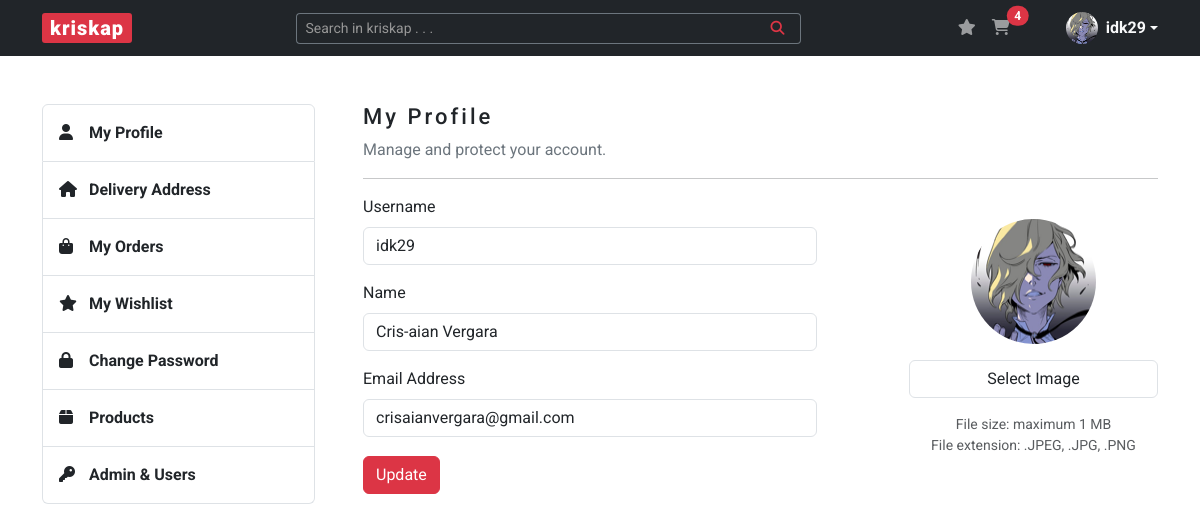
/account (signed in), run on the app's committed database.
### kriskap/models.py (models this page shows, shortened)
class User(db.Model, UserMixin):
    __tablename__ = "users"
    id = db.Column(db.Integer, primary_key=True)
    user_type = db.Column(db.String(20), nullable=False)
    username = db.Column(db.String(20), unique=True, nullable=False)
    name = db.Column(db.String(100), nullable=False)
    email = db.Column(db.String(100), unique=True, nullable=False)
    image_file = db.Column(db.String(250), nullable=False, default="default.png")
    password = db.Column(db.String(100), nullable=False)
    carts = relationship("Cart", back_populates="buyer")
    wishlists = relationship("Wishlist", back_populates="wisher")
    addresses = relationship("Address", back_populates="buyer")
    orders = relationship("Order", back_populates="buyer")

### kriskap/users/routes.py (the view)
@users.route("/account", methods=["GET", "POST"])
@login_required
def account():
    form = UpdateAccountForm()
    if form.validate_on_submit():
        if form.image_f.data:
            image_f = save_profile_picture(form.image_f.data)
            current_user.image_file = image_f
        current_user.username = form.username.data
        current_user.name = form.name.data
        current_user.email = form.email.data
        db.session.commit()
        flash("Your account has been updated!", "success")
        return redirect(url_for("users.account"))
    elif request.method == "GET":
        form.username.data = current_user.username
        form.name.data = current_user.name
        form.email.data = current_user.email
    image_file = url_for(
        "static", filename="img/profile_pics/" + current_user.image_file
    )
    return render_template(
        "account.html", title="Account", image_file=image_file, form=form
    )

### kriskap/users/forms.py (shortened to what this page needs)
class UpdateAccountForm(FlaskForm):
    username = StringField(
        "Username", validators=[DataRequired(), Length(min=5, max=20)]
    )
    name = StringField("Name", validators=[DataRequired(), Length(min=5)])
    email = StringField("Email Address", validators=[DataRequired(), Email()])
    image_f = FileField(
        "Select Image", validators=[FileAllowed(["jpg", "png", "jpeg", "webp"])]
    )
    submit = SubmitField("Update")

### kriskap/models.py (called while the page is built)
@login_manager.user_loader
def load_user(user_id):
    return User.query.get(int(user_id))

### kriskap/templates/account.html (shortened to what this page needs)
{% extends "base.html" %}
{% block content %}
    <section id="section-account" class="content-section mb-5">
        <div class="row justify-content-between">
            {% include "aside.html" %}
            <div class="col-lg-9 ps-lg-5">
                <h3>My Profile</h3>
                <p class="text-secondary">Manage and protect your account.</p>
                <hr>
                <form method="POST" action="" novalidate enctype="multipart/form-data">
                    <fieldset>
                        <div class="row justify-content-between">
                            <div class="col-md-7">
                                <div class="mb-3">
                                    {{ form.username.label(class='form-label') }}
                                    {% if form.username.errors %}
                                        {{ form.username(class='form-control is-invalid') }}
                                        <div class="invalid-feedback">
                                            {% for error in form.username.errors %}
                                                <span>{{ error }}</span>
                                            {% endfor %}
                                        </div>
                                    {% else %}
                                        {{ form.username(class='form-control') }}
                                    {% endif %}
                                </div>
                                <div class="mb-3">
                                    {{ form.name.label(class='form-label') }}
                                    {% if form.name.errors %}
                                        {{ form.name(class='form-control is-invalid') }}
                                        <div class="invalid-feedback">
                                            {% for error in form.name.errors %}
                                                <span>{{ error }}</span>
                                            {% endfor %}
                                        </div>
                                    {% else %}
                                        {{ form.name(class='form-control') }}
                                    {% endif %}
                                </div>
                                <div class="mb-3">
                                    {{ form.email.label(class='form-label') }}
                                    {% if form.email.errors %}
                                        {{ form.email(class='form-control is-invalid') }}
                                        <div class="invalid-feedback">
                                            {% for error in form.email.errors %}
                                                <span>{{ error }}</span>
                                            {% endfor %}
                                        </div>
                                    {% else %}
                                        {{ form.email(class='form-control') }}
                                    {% endif %}
                                </div>
                            </div>
                            <div class="col-md-4">
                                <div class="media text-center pt-4 mb-3" id="file_container">
                                    <img id="view-profile-image" src="{{ image_file }}" alt="" class="rounded-circle account-img image_view">
                                </div>
                                <div class="mb-3 text-center profile-pic">
                                    {{ form.image_f.label(class="form-control", onclick="selectImage()") }}
                                </div>
                                <small class="text-muted text-center mb-3">
                                    <p class="my-0">File size: maximum 1 MB</p>
                                    <p class="my-0">File extension: .JPEG, .JPG, .PNG</p>
                                </small>
                            </div>
                        </div>
                        {{ form.submit(class="btn btn-danger") }}
                    </fieldset>
                </form>
            </div>
        </div>
    </section>
{% endblock %}

### kriskap/templates/base.html (shortened to what this page needs)
<!DOCTYPE html>
<html lang="en">
<head>
    <link rel="stylesheet" href="https://cdn.jsdelivr.net/npm/bootstrap@5.3.0-alpha1/dist/css/bootstrap.min.css">
    <link rel="stylesheet" href="{{ url_for('static', filename='css/styles.css') }}">
</head>
<body>
    <header>
        <nav class="navbar navbar-expand-lg navbar-dark bg-dark">
            <div class="container">
                <a class="navbar-brand px-2 py-0" href="{{ url_for('main.home') }}">kriskap</a>
                <div class="collapse navbar-collapse" id="navbarSupportedContent">
                    <form method="POST" action="{{ url_for('products.search_product') }}" class="d-flex ms-auto form-search w-50" role="search">
                        <div class="input-group input-group-sm">
                            <input name="search-product" type="text" class="form-control text-bg-dark border-secondary border-end-0" placeholder="Search in kriskap . . ." aria-label="Search in kriskap . . ." aria-describedby="button-addon">
                            <button class="btn btn-outline-danger border-start-0 border-secondary" type="submit" id="button-addon"><i class="fa-solid fa-magnifying-glass px-2"></i></button>
                        </div>
                    </form>
                    <ul class="navbar-nav ms-auto mb-2 mb-lg-0 notification-cart">
                        <li class="nav-item">
                            <a href="{{ url_for('wishlists.wishlist') }}" class="nav-link d-inline-block">
                                <i class="fa-solid fa-star"></i>
                            </a>
                        </li>
                        <li class="nav-item me-5">
                            <a href="{{ url_for('carts.cart') }}" class="nav-link position-relative d-inline-block">
                                <i class="fa-solid fa-cart-shopping"></i>
                                {% if current_user.is_authenticated %}
                                    <span id="cartTotal" class="position-absolute start-100 translate-middle badge rounded-pill bg-danger">
                                        {% set items = [] %}
                                        {{ items | sum }}
                                    </span>
                                {% endif %}
                            </a>
                        </li>
                        {% if current_user.is_authenticated %}
                        <li class="dropdown d-flex align-items-center">
                            <a href="#" class="d-flex align-items-center text-light text-decoration-none dropdown-toggle" data-bs-toggle="dropdown" aria-expanded="false">
                                <img src="{{ url_for('static', filename='img/profile_pics/' + current_user.image_file) }}" alt="" width="32" height="32" class="rounded-circle me-2">
                                <strong>{{ current_user.username }}</strong>
                            </a>
                        </li>
                        {% endif %}
                    </ul>
                </div>
            </div>
        </nav>
    </header>
    <main class="container mt-5">
        {% block content %} {% endblock %}
    </main>
</body>
</html>

### kriskap/static/css/styles.css (style rules this page uses)
body { font-family: "Roboto", sans-serif; color: #212529; }
h3, legend { font-size: 1.375rem; font-weight: 500; line-height: 1.65rem; letter-spacing: 3px; }
a { color: #212529; text-decoration: none; }
.navbar-brand { background-color: #dc3545; border-radius: 3px; font-weight: 900; letter-spacing: 1px; }
.form-control::placeholder { color: #979797; opacity: 1; }
.account-img { height: 125px; width: 125px; }
.profile-pic label { cursor: pointer; }

### data on the page
User: image_file (picture), username "idk29", name "Cris-aian Vergara", email "crisaianvergara@gmail.com"

### other printed values
{{ items | sum }} "4"
